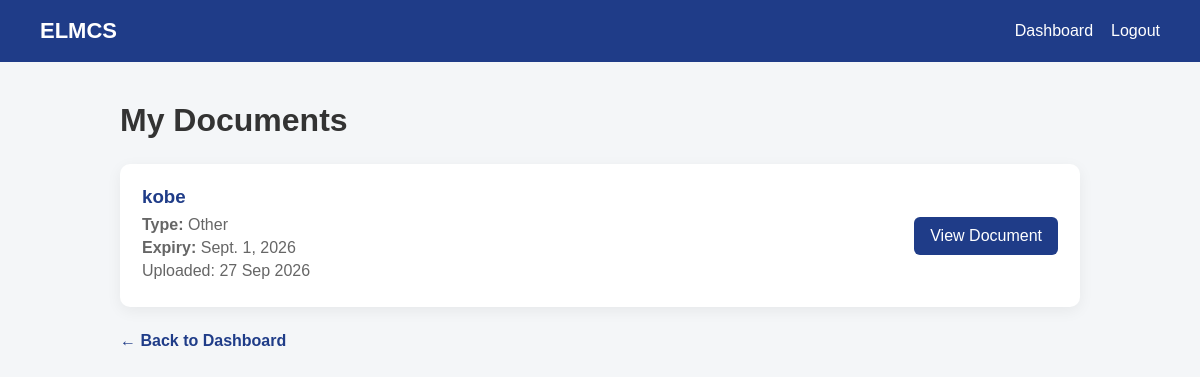
Page /expatriate/documents/ (signed in) on the committed database.
### expatriates/models.py (models this page shows, shortened)
class Document(models.Model):
    class DocumentType(models.TextChoices):
        PASSPORT = 'PASSPORT', 'Passport'
        WORK_PERMIT = 'WORK_PERMIT', 'Work Permit'
        EMPLOYMENT_CONTRACT = 'EMPLOYMENT_CONTRACT', 'Employment Contract'
        OTHER = 'OTHER', 'Other'
    expatriate = models.ForeignKey(
        Expatriate,
        on_delete=models.CASCADE,
        related_name='documents'
    )
    document_type = models.CharField(
        max_length=30,
        choices=DocumentType.choices
    )
    title = models.CharField(max_length=200)
    file = models.FileField(
        upload_to='expatriate_documents/'
    )
    expiry_date = models.DateField(
        null=True,
        blank=True
    )
    uploaded_at = models.DateTimeField(
        auto_now_add=True
    )

### accounts/views.py (the view)
@login_required
def expatriate_documents(request):
    expatriate = request.user.expatriate_profile
    documents = expatriate.documents.all()
    return render(
        request,
        'accounts/expatriate_documents.html',
        {
            'expatriate': expatriate,
            'documents': documents,
        }
    )

### accounts/templates/accounts/expatriate_documents.html (shortened to what this page needs)
<!DOCTYPE html>
<html lang="en">
<head>
</head>
<body>
<nav class="navbar">
    <div class="brand">
        ELMCS
    </div>
    <div class="nav-links">
        <a href="{% url 'dashboard' %}">
            Dashboard
        </a>
        <a href="{% url 'logout' %}">
            Logout
        </a>
    </div>
</nav>
<main class="container">
    <h1 class="page-title">
        My Documents
    </h1>
    {% if documents %}
        <div class="documents">
            {% for document in documents %}
                <div class="document-card">
                    <div class="document-info">
                        <h3>
                            {{ document.title }}
                        </h3>
                        <p>
                            <strong>Type:</strong>
                            {{ document.get_document_type_display }}
                        </p>
                        {% if document.expiry_date %}
                            <p>
                                <strong>Expiry:</strong>
                                {{ document.expiry_date }}
                            </p>
                        {% else %}
                            <p>
                                <strong>Expiry:</strong>
                                Not specified
                            </p>
                        {% endif %}
                        <p>
                            Uploaded:
                            {{ document.uploaded_at|date:"d M Y" }}
                        </p>
                    </div>
                    <a
                        href="{{ document.file.url }}"
                        target="_blank"
                        class="view-button"
                    >
                        View Document
                    </a>
                </div>
            {% endfor %}
        </div>
    {% endif %}
    <a href="{% url 'dashboard' %}" class="back">
        ← Back to Dashboard
    </a>
</main>
</body>
</html>

### accounts/templates/accounts/expatriate_documents.html (style rules this page uses)
* { box-sizing: border-box; margin: 0; padding: 0; }
body { font-family: Arial, sans-serif; background: #f4f6f8; color: #333; }
.navbar { background: #1f3c88; color: white; padding: 18px 40px; display: flex; justify-content: space-between; align-items: center; }
.brand { font-size: 22px; font-weight: bold; }
.nav-links { display: flex; gap: 18px; }
.nav-links a { color: white; text-decoration: none; }
.container { max-width: 1000px; margin: 40px auto; padding: 0 20px; }
.page-title { margin-bottom: 25px; }
.documents { display: grid; gap: 18px; }
.document-card { background: white; padding: 22px; border-radius: 10px; box-shadow: 0 4px 15px rgba(0, 0, 0, 0.06); display: flex; justify-content: space-between; align-items: center; gap: 20px; }
.document-info h3 { color: #1f3c88; margin-bottom: 8px; }
.document-info p { color: #666; margin-bottom: 5px; }
.view-button { background: #1f3c88; color: white; text-decoration: none; padding: 10px 16px; border-radius: 6px; white-space: nowrap; }
.back { display: inline-block; margin-top: 25px; color: #1f3c88; text-decoration: none; font-weight: bold; }

### rows in the picture
Document: title "kobe", document_type "Other", expiry_date "Sept. 1, 2026", uploaded_at "27 Sep 2026"
